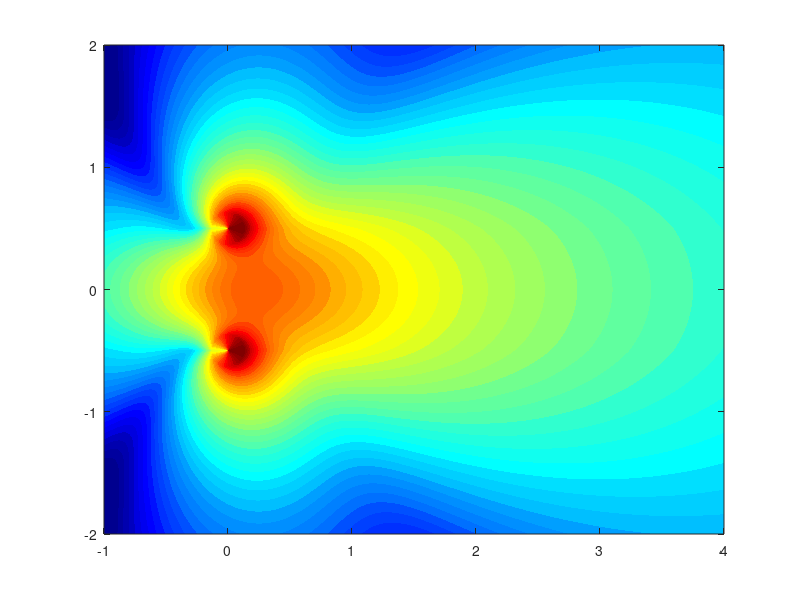

Here is the MATLAB script that generated this plot: (Note: this script raises an error after producing the figure.)
clc; clearvars; close all;

%% ── Parameters ────────────────────────────────────────────────────────────
rho    = 1.225;          % kg/m³  air density at 15 °C, sea level
Co     = 343;            % m/s    speed of sound
f      = 200;            % Hz
Vm     = 1;              % m/s    piston velocity amplitude
lambda = Co / f;         % m      wavelength
k      = 2*pi / lambda;  % rad/m  wavenumber
d      = 1.0;            % m      centre-to-centre speaker spacing
a      = 0.13;           % m      speaker (piston) radius
ka     = k * a;          % dimensionless wavenumber-radius product

%% ── Spatial grid ──────────────────────────────────────────────────────────
x = linspace(-1, 4, 700);
y = linspace(-2, 2, 700);
[X, Y] = meshgrid(x, y);

%% ── Speaker positions (both face +x direction) ────────────────────────────
x1 = 0;  y1 = -d/2;   % S1 — lower
x2 = 0;  y2 =  d/2;   % S2 — upper

%% ── Distances from each speaker ───────────────────────────────────────────
r1 = sqrt((X - x1).^2 + (Y - y1).^2);
r2 = sqrt((X - x2).^2 + (Y - y2).^2);
% Clamp at piston radius — prevents non-physical 1/r blow-up inside cone.
% Using a (not 0.05) because 0.05 m < a = 0.13 m, so the old clamp left
% an unphysical region between 5 cm and 13 cm from each speaker.
r1(r1 < a) = a;
r2(r2 < a) = a;

%% ── Angles from each speaker's boresight (+x axis) ───────────────────────
theta1 = atan2(Y - y1, X - x1);   % range (−π, π]
theta2 = atan2(Y - y2, X - x2);

%% ── Piston directivity  D(θ) = 2 J₁(ka sinθ) / (ka sinθ) ────────────────
xD1 = ka * sin(theta1);
xD2 = ka * sin(theta2);

D1 = 2 * besselj(1, xD1) ./ xD1;
D2 = 2 * besselj(1, xD2) ./ xD2;
% L'Hôpital limit:  lim_{x→0} 2J₁(x)/x = 1
D1(abs(xD1) < 1e-10) = 1;
D2(abs(xD2) < 1e-10) = 1;

%% ── Rear-hemisphere taper ─────────────────────────────────────────────────
% Logistic rolloff: ≈ 1 in front half-space, ≈ 0 behind ±90°.
% sigma scales sharpness with frequency (more directive at high ka).
sigma = max(1, ka);

rear_taper1 = 1 ./ (1 + exp(sigma * (abs(theta1) - pi/2)));
rear_taper2 = 1 ./ (1 + exp(sigma * (abs(theta2) - pi/2)));

D1 = abs(D1) .* rear_taper1;
D2 = abs(D2) .* rear_taper2;

% ── On-axis normalisation ──────────────────────────────────────────────────
% At theta = 0, rear_taper = 1/(1 + exp(−σπ/2)) < 1, so D_onaxis < 1.
% Dividing by this value restores D = 1 exactly on the boresight axis.
onaxis_taper = 1 / (1 + exp(-sigma * pi/2));
D1 = D1 / onaxis_taper;
D2 = D2 / onaxis_taper;

%% ── Pressure field  (far-field baffled-piston formula) ────────────────────
% p(r,θ) = (ρ c k a² Vm) / (2r) · D(θ) · e^{−jkr}
% The amplitude factor already contains the 1/r spherical spreading —
% no additional division by r is needed.
P1 = (rho*Co*k*a^2*Vm) ./ (2*r1) .* exp(-1j*k*r1) .* D1;
P2 = (rho*Co*k*a^2*Vm) ./ (2*r2) .* exp(-1j*k*r2) .* D2;
P  = P1 + P2;

%% ── Intensity (normalised, dB) ────────────────────────────────────────────
I   = abs(P).^2;
I   = I / max(I(:));          % normalise to peak = 0 dB
IdB = 10 * log10(I);
IdB(IdB < -40) = -40;         % floor at −40 dB

%% ── Plot ──────────────────────────────────────────────────────────────────
figure('Color','w','Position',[100 100 820 520])

contourf(X, Y, IdB, 50, 'LineColor','none')
colormap(jet)
clim([-40 0])                  % pin colour axis to match dB floor

hold on
plot(x1, y1, 'ko', 'MarkerFaceColor','w', 'MarkerSize',12, 'LineWidth',1.5)
plot(x2, y2, 'ko', 'MarkerFaceColor','w', 'MarkerSize',12, 'LineWidth',1.5)
text(x1 - 0.12, y1, 'S1', 'HorizontalAlignment','right', 'FontSize',10)
text(x2 - 0.12, y2, 'S2', 'HorizontalAlignment','right', 'FontSize',10)
hold off

axis equal
xlim([-1 4])
ylim([-2 2])                   % explicit y-limits — axis equal alone does not pin them
xlabel('x  (m)',  'FontSize',12)
ylabel('y  (m)',  'FontSize',12)
title(sprintf('Two-speaker radiation  |  f = %g Hz,  d = %.2f m,  a = %.3f m', ...
              f, d, a), 'FontSize',12)

cb = colorbar;
cb.Label.String = 'Intensity  (dB, normalised)';
cb.FontSize = 10;
